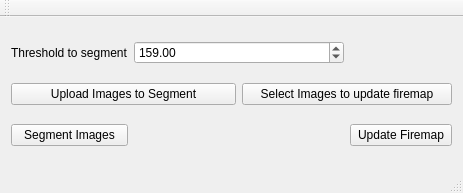
<?xml version="1.0" encoding="UTF-8"?>
<ui version="4.0">
 <class>MainWindow</class>
 <widget class="QMainWindow" name="MainWindow">
  <property name="geometry">
   <rect>
    <x>0</x>
    <y>0</y>
    <width>463</width>
    <height>193</height>
   </rect>
  </property>
  <property name="windowTitle">
   <string>MainWindow</string>
  </property>
  <widget class="QWidget" name="centralWidget">
   <layout class="QGridLayout" name="gridLayout">
    <item row="0" column="0">
     <widget class="QLabel" name="label">
      <property name="text">
       <string>Threshold to segment</string>
      </property>
     </widget>
    </item>
    <item row="0" column="1" colspan="2">
     <widget class="QDoubleSpinBox" name="thresholdSpin">
      <property name="maximum">
       <double>255.000000000000000</double>
      </property>
      <property name="singleStep">
       <double>0.100000000000000</double>
      </property>
      <property name="value">
       <double>159.000000000000000</double>
      </property>
     </widget>
    </item>
    <item row="1" column="0" colspan="2">
     <widget class="QPushButton" name="uploadImagePush">
      <property name="text">
       <string>Upload Images to Segment</string>
      </property>
     </widget>
    </item>
    <item row="1" column="2" colspan="2">
     <widget class="QPushButton" name="uploadImagePush_2">
      <property name="text">
       <string>Select Images to update firemap</string>
      </property>
     </widget>
    </item>
    <item row="2" column="0">
     <widget class="QPushButton" name="segmentImgPush">
      <property name="text">
       <string>Segment Images</string>
      </property>
     </widget>
    </item>
    <item row="2" column="3">
     <widget class="QPushButton" name="updateFireMapPush">
      <property name="text">
       <string>Update Firemap</string>
      </property>
     </widget>
    </item>
   </layout>
  </widget>
  <widget class="QMenuBar" name="menuBar">
   <property name="geometry">
    <rect>
     <x>0</x>
     <y>0</y>
     <width>463</width>
     <height>27</height>
    </rect>
   </property>
  </widget>
  <widget class="QToolBar" name="mainToolBar">
   <attribute name="toolBarArea">
    <enum>TopToolBarArea</enum>
   </attribute>
   <attribute name="toolBarBreak">
    <bool>false</bool>
   </attribute>
  </widget>
  <widget class="QStatusBar" name="statusBar"/>
 </widget>
 <layoutdefault spacing="6" margin="11"/>
 <resources/>
 <connections/>
</ui>
